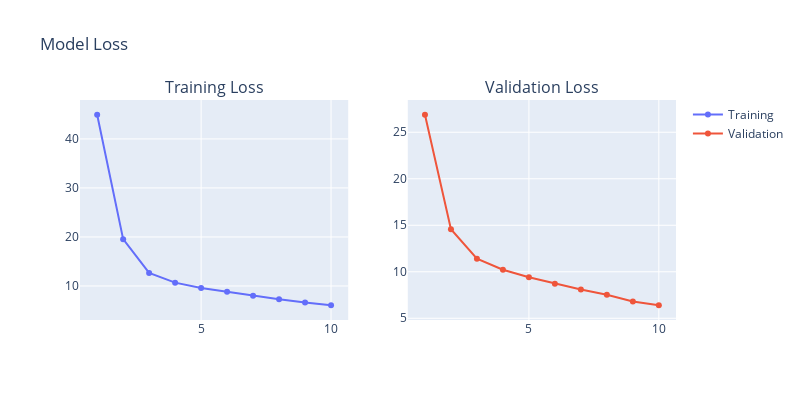

The notebook cell this image was saved under:
### Code cell
# Model loss graph
fig = make_subplots(rows=1, cols=2, subplot_titles=('Training Loss', 'Validation Loss'))

fig.add_trace(go.Scatter(x=list(range(1, len(history2.history['loss'])+1)), y=history2.history['loss'], name='Training'), row=1, col=1)
fig.add_trace(go.Scatter(x=list(range(1, len(history2.history['val_loss'])+1)), y=history2.history['val_loss'], name='Validation'), row=1, col=2)

fig.update_layout(height=400, width=800, title_text="Model Loss")
fig.show()

### Figure 1 — Plotly figure (JSON) as saved in the notebook; plotly's stock layout.template omitted (floating-point values rounded to 4 significant figures)
{"data": [{"name": "Training", "type": "scatter", "x": [1, 2, 3, 4, 5, 6, 7, 8, 9, 10], "xaxis": "x", "y": [44.93, 19.55, 12.67, 10.67, 9.605, 8.798, 7.995, 7.288, 6.637, 6.064], "yaxis": "y"}, {"name": "Validation", "type": "scatter", "x": [1, 2, 3, 4, 5, 6, 7, 8, 9, 10], "xaxis": "x2", "y": [26.88, 14.58, 11.41, 10.22, 9.406, 8.718, 8.1, 7.538, 6.81, 6.401], "yaxis": "y2"}], "layout": {"annotations": [{"font": {"size": 16}, "showarrow": false, "text": "Training Loss", "x": 0.225, "xanchor": "center", "xref": "paper", "y": 1, "yanchor": "bottom", "yref": "paper"}, {"font": {"size": 16}, "showarrow": false, "text": "Validation Loss", "x": 0.775, "xanchor": "center", "xref": "paper", "y": 1, "yanchor": "bottom", "yref": "paper"}], "height": 400, "title": {"text": "Model Loss"}, "width": 800, "xaxis": {"anchor": "y", "domain": [0, 0.45]}, "xaxis2": {"anchor": "y2", "domain": [0.55, 1]}, "yaxis": {"anchor": "x", "domain": [0, 1]}, "yaxis2": {"anchor": "x2", "domain": [0, 1]}}}
